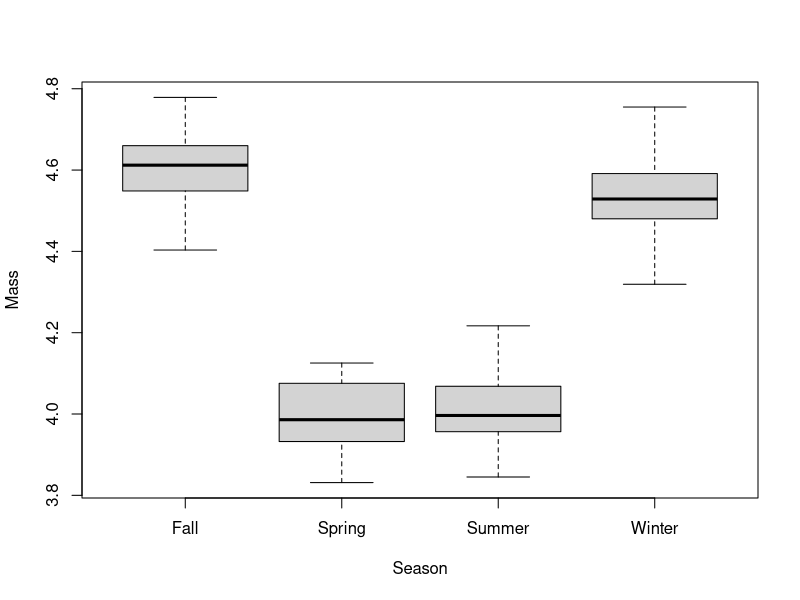
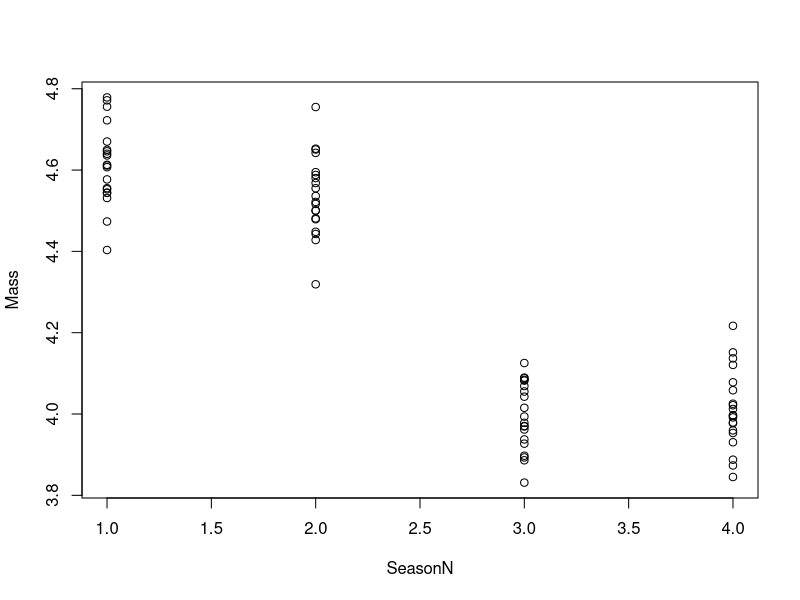

Here is the R script that generated these plots, in order: (Note: this script raises an error after producing the figures.)

#  NRES 710, Analysis of Categorical Data (cont.)
#     University of Nevada, Reno
#     Post-hoc tests

# Load and examine the data
datum <- read.csv("lecture_9_seasons.csv")
head(datum)

# Plot the data
datum$Season <- factor(datum$Season)
plot(Mass ~ Season, data = datum)

# Fit a linear model
results <- lm(Mass ~ Season, data = datum)
summary(results)

# Fit a linear model
results2 <- lm(Mass ~ relevel(Season, ref="Summer"), data = datum)
summary(results2)

# Help file
help(TukeyHSD)

# Tukey requires an ANOVA output
results3 <- aov(Mass ~ Season, data = datum) # or
results3 <- aov(results)
summary(results3)

# This analysis is so simple that it doesn't even have a summary file. Run it directly.
TukeyHSD(results3)

# Compare original lm() to TukeyHSD() results
summary(results)

TukeyHSD(results3)
confint(results)

# Spring to Fall
(-0.63274618 - -0.5149456)/2 # Linear model
(-0.65152888 - -0.49616295)/2 #Tukey HSD

# Look at the second to last column
head(datum)

# Run a 'lm()' with that
results4 <- lm(Mass ~ SeasonN, data = datum)
summary(results4)

# Scatterplot
plot(Mass ~ SeasonN, data = datum)

# Scatterplot
#TukeyHSD(aov(results4)) # doesn't work!
# Error in `TukeyHSD.aov()`:
# ! no factors in the fitted model



####################### 'Truth' ######################## 
### Lecture 9: code to simulate data for post-hoc tests 

# Set the seed for reproducibility
set.seed(123)

# Simulate X-variable
n <- 20
Season <- factor(gl(4, n, labels = c("Fall", "Spring", "Summer", "Winter")))

# Season as a numeric
SeasonN <- as.numeric(factor(Season, levels = c("Fall", "Winter", "Spring", "Summer")))

# Simulate error
Error <- rnorm(length(Season), mean = 0, sd = 0.1)

# Create dummy-coded variables
Dummy <- model.matrix(~ Season - 1)
colnames(Dummy) <- c("Fall", "Spring", "Summer", "Winter")

# Create the dataframe
datum <- data.frame(Season = Season, Error = Error, Dummy, SeasonN)

# Calculate Y-variable
y <- 4.6 - (0.6 * datum$Spring) - (0.6 * datum$Summer) - (0.05 * datum$Winter) + Error

# Create dataframe
datum <- cbind(datum, Mass = y)

# Save the CSV file
write.csv(datum, "lecture_9_seasons.csv", row.names = FALSE)

